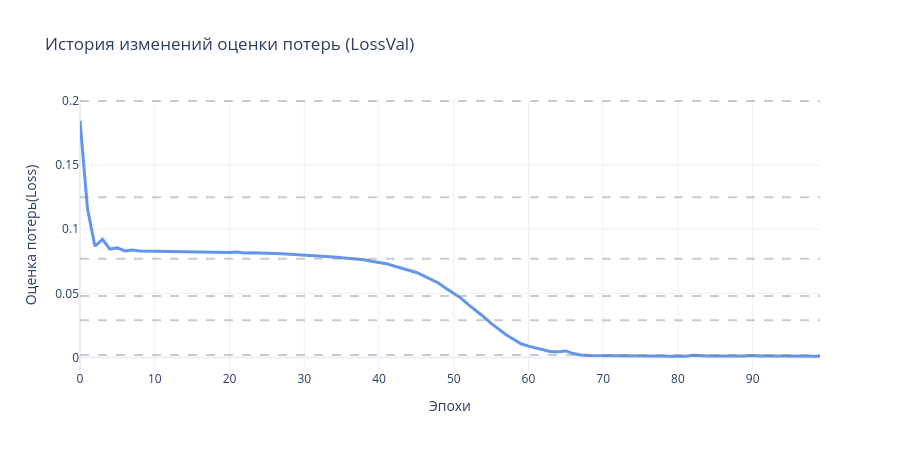

The cell this chart's notebook holds for it:
### Markdown cell above
Отобразим изменения значений потерь/ошибок по эпохам в виде графика. По виду этого графика вы можете оценить степень обученности НС.

### Code cell
# Отобразить график изменения оценки потерь по эпохам обучения
print('Доступные метрики полной истории обучения:', totalHistoryDict.keys())
fig = go.Figure()
fig.add_trace(go.Scatter( y=totalHistoryDict['loss'], mode="lines", name="Обучающая (loss)", line=dict(width=3, color='cornflowerblue')))
if 'val_loss' in totalHistoryDict.keys():
    fig.add_trace(go.Scatter( y=totalHistoryDict['val_loss'],  mode="lines", name="Проверочная (val_loss)",     line=dict(width=3, color='darkorange')))

refHFib = np.array([13, 8, 5, 3, 2, 1, 0.8, 0.5, 0.33, 0.2, 0.125, 0.077, 0.048,  0.029, 0.0018])
m2 = refHFib<=np.max(totalHistoryDict['loss'])
m2 = np.concatenate([m2[1:], [True]*1])
for y in refHFib[m2]:# Горизонтальные опорные линии (порядки величин)
    fig.add_hline(y=y, line_dash="dash", line_color="gray", opacity=0.4)

# Настройки осей
fig.update_xaxes(title="Эпохи"); fig.update_yaxes(title="Оценка потерь(Loss)") # type="log",
fig.update_layout(title="История изменений оценки потерь (LossVal)", template="plotly_white",
                  width=900, height=450, legend=dict(yanchor="top", x=0.4, y=1.0))
fig.show()

### Figure 1 — Plotly figure (JSON) as saved in the notebook; plotly's stock layout.template omitted (floating-point values rounded to 4 significant figures)
{"data": [{"line": {"color": "cornflowerblue", "width": 3}, "mode": "lines", "name": "Обучающая (loss)", "type": "scatter", "y": [0.1846, 0.1161, 0.08671, 0.09214, 0.08454, 0.08542, 0.083, 0.08371, 0.08307, 0.08295, 0.08263, 0.08251, 0.08246, 0.08243, 0.08228, 0.08227, 0.08218, 0.08216, 0.08199, 0.08202, 0.08183, 0.0823, 0.08153, 0.08173, 0.08169, 0.08123, 0.08109, 0.08081, 0.08053, 0.08024, 0.08004, 0.07978, 0.07923, 0.07904, 0.07835, 0.07779, 0.07731, 0.07655, 0.07621, 0.07497, 0.07418, 0.07312, 0.07126, 0.06978, 0.06799, 0.06628, 0.06362, 0.06081, 0.05789, 0.05382, 0.04991, 0.04606, 0.04102, 0.03659, 0.03171, 0.02652, 0.02196, 0.01769, 0.01412, 0.01065, 0.008827, 0.007315, 0.00606, 0.004446, 0.004501, 0.005053, 0.002998, 0.001841, 0.001569, 0.001445, 0.001679, 0.001251, 0.001277, 0.001038, 0.001099, 0.001073, 0.001112, 0.001132, 0.0008514, 0.0008516, 0.0009079, 0.0008906, 0.001678, 0.001193, 0.001073, 0.001033, 0.001231, 0.0008586, 0.001089, 0.001141, 0.001439, 0.001103, 0.001311, 0.001035, 0.001019, 0.0009211, 0.0008425, 0.0008003, 0.0007185, 0.0008365]}], "layout": {"height": 450, "legend": {"x": 0.4, "y": 1, "yanchor": "top"}, "shapes": [{"line": {"color": "gray", "dash": "dash"}, "opacity": 0.4, "type": "line", "x0": 0, "x1": 1, "xref": "x domain", "y0": 0.2, "y1": 0.2, "yref": "y"}, {"line": {"color": "gray", "dash": "dash"}, "opacity": 0.4, "type": "line", "x0": 0, "x1": 1, "xref": "x domain", "y0": 0.125, "y1": 0.125, "yref": "y"}, {"line": {"color": "gray", "dash": "dash"}, "opacity": 0.4, "type": "line", "x0": 0, "x1": 1, "xref": "x domain", "y0": 0.077, "y1": 0.077, "yref": "y"}, {"line": {"color": "gray", "dash": "dash"}, "opacity": 0.4, "type": "line", "x0": 0, "x1": 1, "xref": "x domain", "y0": 0.048, "y1": 0.048, "yref": "y"}, {"line": {"color": "gray", "dash": "dash"}, "opacity": 0.4, "type": "line", "x0": 0, "x1": 1, "xref": "x domain", "y0": 0.029, "y1": 0.029, "yref": "y"}, {"line": {"color": "gray", "dash": "dash"}, "opacity": 0.4, "type": "line", "x0": 0, "x1": 1, "xref": "x domain", "y0": 0.0018, "y1": 0.0018, "yref": "y"}], "title": {"text": "История изменений оценки потерь (LossVal)"}, "width": 900, "xaxis": {"title": {"text": "Эпохи"}}, "yaxis": {"title": {"text": "Оценка потерь(Loss)"}}}}
